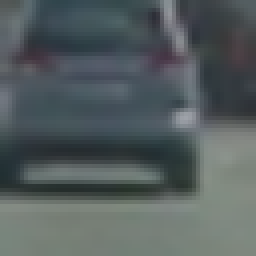
#> input picture data/vehicles/GTI_Far/image0009.png, 64 x 64 px (shown 4 times larger); its folder holds only this picture in this run
$ jupyter execute --allow-errors 'Lecture Notes.ipynb'   (shell and % lines are left out)   (older library calls are emulated)
#> lines starting #> are read from the running program, lines starting #| are printed output that depends on the picture
[cell 1]
import cv2
import glob
import time

import matplotlib.image as mpimg
import matplotlib.pyplot as plt

import numpy as np

from scipy.ndimage.measurements import label
from skimage.feature import hog
from sklearn.model_selection import train_test_split
from sklearn.preprocessing import StandardScaler
from sklearn.svm import LinearSVC

[cell 2]
# Define a function to compute binned color features
def bin_spatial(img, size=(32, 32)):
    # Use cv2.resize().ravel() to create the feature vector
    features = cv2.resize(img, size).ravel()
    # Return the feature vector
    return features

# Define a function to compute color histogram features
def color_hist(img, nbins=32, bins_range=(0, 256)):
    # Compute the histogram of the color channels separately
    channel1_hist = np.histogram(img[:,:,0], bins=nbins, range=bins_range)
    channel2_hist = np.histogram(img[:,:,1], bins=nbins, range=bins_range)
    channel3_hist = np.histogram(img[:,:,2], bins=nbins, range=bins_range)
    # Concatenate the histograms into a single feature vector
    hist_features = np.concatenate((channel1_hist[0], channel2_hist[0], channel3_hist[0]))
    # Return the individual histograms, bin_centers and feature vector
    return hist_features

# Define a function to return some characteristics of the dataset
def data_look(car_list, notcar_list):
    data_dict = {}
    # Define a key in data_dict "n_cars" and store the number of car images
    data_dict["n_cars"] = len(car_list)
    # Define a key "n_notcars" and store the number of notcar images
    data_dict["n_notcars"] = len(notcar_list)
    # Read in a test image, either car or notcar
    example_img = mpimg.imread(car_list[0])
    # Define a key "image_shape" and store the test image shape 3-tuple
    data_dict["image_shape"] = example_img.shape
    # Define a key "data_type" and store the data type of the test image.
    data_dict["data_type"] = example_img.dtype
    # Return data_dict
    return data_dict

# Define a function to return HOG features and visualization
def get_hog_features(img, orient, pix_per_cell, cell_per_block, vis=False, feature_vec=True):
    if vis == True:
        features, hog_image = hog(img, orientations=orient, pixels_per_cell=(pix_per_cell, pix_per_cell),
                                  cells_per_block=(cell_per_block, cell_per_block), transform_sqrt=False,
                                  visualise=True, feature_vector=False)
        return features, hog_image
    else:
        features = hog(img, orientations=orient, pixels_per_cell=(pix_per_cell, pix_per_cell),
                       cells_per_block=(cell_per_block, cell_per_block), transform_sqrt=False,
                       visualise=False, feature_vector=feature_vec)
        return features

# Define a function to extract features from a list of images
# Have this function call bin_spatial() and color_hist()
def extract_features(imgs, cspace='RGB', spatial_size=(32, 32),
                        hist_bins=32, hist_range=(0, 256)):
    # Create a list to append feature vectors to
    features = []
    # Iterate through the list of images
    for file in imgs:
        # Read in each one by one
        image = mpimg.imread(file)
        # apply color conversion if other than 'RGB'
        if cspace != 'RGB':
            if cspace == 'HSV':
                feature_image = cv2.cvtColor(image, cv2.COLOR_RGB2HSV)
            elif cspace == 'LUV':
                feature_image = cv2.cvtColor(image, cv2.COLOR_RGB2LUV)
            elif cspace == 'HLS':
                feature_image = cv2.cvtColor(image, cv2.COLOR_RGB2HLS)
            elif cspace == 'YUV':
                feature_image = cv2.cvtColor(image, cv2.COLOR_RGB2YUV)
        else: feature_image = np.copy(image)
        # Apply bin_spatial() to get spatial color features
        spatial_features = bin_spatial(feature_image, size=spatial_size)
        # Apply color_hist() also with a color space option now
        hist_features = color_hist(feature_image, nbins=hist_bins, bins_range=hist_range)
        # Append the new feature vector to the features list
        features.append(np.concatenate((spatial_features, hist_features)))
    # Return list of feature vectors
    return features

[cell 3]
# Read in our vehicles and non-vehicles
vehicle_images = glob.glob('data/vehicles/**/*.png')
notvehicle_images = glob.glob('data/non-vehicles/**/*.png')
cars = []
notcars = []

for image in vehicle_images:
    cars.append(image)

for image in notvehicle_images:
    notcars.append(image)


data_info = data_look(cars, notcars)
#> in data_look, example_img is the input picture: shape (64, 64, 3) float32; mean R, G, B 0.332, 0.367, 0.371
print('Your function returned a count of',
      data_info["n_cars"], ' cars and',
      data_info["n_notcars"], ' non-cars')
#| Your function returned a count of 2  cars and 0  non-cars
print('of size: ',data_info["image_shape"], ' and data type:',
      data_info["data_type"])
#| of size:  (64, 64, 3)  and data type: float32
# Just for fun choose random car / not-car indices and plot example images
car_ind = np.random.randint(0, len(cars))
#> car_ind = 0
#> (the rest of this cell did not finish here and is left out)

[cell 4]
# Generate a random index to look at a car image
ind = np.random.randint(0, len(cars))
#> ind = 1
# Read in the image
image = mpimg.imread(cars[ind])
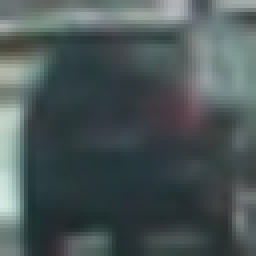
#> input picture data/vehicles/GTI_Left/image0023.png, 64 x 64 px (shown 4 times larger)
#> image is the input picture: shape (64, 64, 3) float32; mean R, G, B 0.294, 0.339, 0.341
gray = cv2.cvtColor(image, cv2.COLOR_RGB2GRAY)
# Define HOG parameters
orient = 8
pix_per_cell = 8
cell_per_block = 2
# Call our function with vis=True to see an image output
features, hog_image = get_hog_features(gray, orient,
                        pix_per_cell, cell_per_block,
                        vis=True, feature_vec=False)
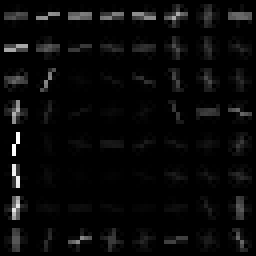
#> hog_image: shape (64, 64) float32 (shown 4 times larger); min 0, max 0.136, mean 0.00486; drawn with min black and max white


# Plot the examples
fig = plt.figure()
plt.subplot(121)
plt.imshow(image, cmap='gray')
plt.title('Example Car Image')
plt.subplot(122)
plt.imshow(hog_image, cmap='gray')
plt.title('HOG Visualization')
plt.savefig('hog.jpg')
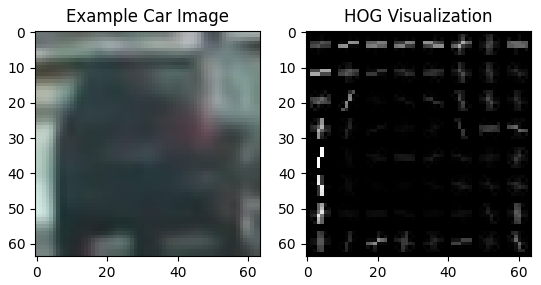
#> figure drawn by matplotlib, 2 panels

[cell 5]
car_features = extract_features(cars, cspace='LUV', spatial_size=(32, 32),
                        hist_bins=32, hist_range=(0, 256))
#> in extract_features, `feature_image = cv2.cvtColor(image, cv2.COLOR_RGB2LUV)`: feature_image: shape (64, 64, 3) float32; mean of channels 0, 1, 2 38.7, -4.6, -1.8
#> in bin_spatial, `features = cv2.resize(img, size).ravel()`: features = 3072 values, max 64.87 at index 1413, min -12.31 at index 809, mean 10.74
#> in extract_features, `spatial_features = bin_spatial(feature_image, size=spatial_size)`: spatial_features has the same summary as features in bin_spatial
#> in color_hist, `hist_features = np.concatenate((channel1_hist[0], channel2_hist[0], ch..`: hist_features = 96 values, max 1483 at index 64, min 0 at index 0, mean 60.1
#> car_features = 2 items
notcar_features = extract_features(notcars, cspace='LUV', spatial_size=(32, 32),
                        hist_bins=32, hist_range=(0, 256))

#> (a cell that did not finish here is left out)

[cell 7]
spatial = 32
histbin = 32

car_features = extract_features(cars, cspace='RGB', spatial_size=(spatial, spatial),
                        hist_bins=histbin, hist_range=(0, 256))
notcar_features = extract_features(notcars, cspace='RGB', spatial_size=(spatial, spatial),
                        hist_bins=histbin, hist_range=(0, 256))

# Create an array stack of feature vectors
#> (the rest of this cell did not finish here and is left out)

[cell 8]
# Define a function to return HOG features and visualization
# [54 lines left out: functions get_hog_features, extract_features, not called in this run]

[cell 9]
# Reduce the sample size because HOG features are slow to compute
# The quiz evaluator times out after 13s of CPU time
sample_size = 500
cars = cars[0:sample_size]
#> cars = ['data/vehicles/GTI_Far/image0009.png', 'data/vehicles/GTI_Left/image0023.png']
notcars = notcars[0:sample_size]

### TODO: Tweak these parameters and see how the results change.
colorspace = 'RGB' # Can be RGB, HSV, LUV, HLS, YUV, YCrCb
orient = 9
pix_per_cell = 8
cell_per_block = 2
hog_channel = 0 # Can be 0, 1, 2, or "ALL"

t=time.time()
#> (the rest of this cell did not finish here and is left out)

[cell 10]
# Here is your draw_boxes function from the previous exercise
def draw_boxes(img, bboxes, color=(0, 0, 255), thick=6):
    # Make a copy of the image
    imcopy = np.copy(img)
    # Iterate through the bounding boxes
    for bbox in bboxes:
        # Draw a rectangle given bbox coordinates
        cv2.rectangle(imcopy, bbox[0], bbox[1], color, thick)
    # Return the image copy with boxes drawn
    return imcopy

# Define a function that takes an image,
# start and stop positions in both x and y,
# window size (x and y dimensions),
# and overlap fraction (for both x and y)
def slide_window(img, x_start_stop=[None, None], y_start_stop=[None, None],
                    xy_window=(64, 64), xy_overlap=(0.5, 0.5)):
    # If x and/or y start/stop positions not defined, set to image size
    if x_start_stop[0] == None:
        x_start_stop[0] = 0
    if x_start_stop[1] == None:
        x_start_stop[1] = img.shape[1]
    if y_start_stop[0] == None:
        y_start_stop[0] = 0
    if y_start_stop[1] == None:
        y_start_stop[1] = img.shape[0]
    # Compute the span of the region to be searched
    xspan = x_start_stop[1] - x_start_stop[0]
    yspan = y_start_stop[1] - y_start_stop[0]
    # Compute the number of pixels per step in x/y
    nx_pix_per_step = np.int(xy_window[0]*(1 - xy_overlap[0]))
    ny_pix_per_step = np.int(xy_window[1]*(1 - xy_overlap[1]))
    # Compute the number of windows in x/y
    nx_buffer = np.int(xy_window[0]*(xy_overlap[0]))
    ny_buffer = np.int(xy_window[1]*(xy_overlap[1]))
    nx_windows = np.int((xspan-nx_buffer)/nx_pix_per_step)
    ny_windows = np.int((yspan-ny_buffer)/ny_pix_per_step)
    # Initialize a list to append window positions to
    window_list = []
    # Loop through finding x and y window positions
    # Note: you could vectorize this step, but in practice
    # you'll be considering windows one by one with your
    # classifier, so looping makes sense
    for ys in range(ny_windows):
        for xs in range(nx_windows):
            # Calculate window position
            startx = xs*nx_pix_per_step + x_start_stop[0]
            endx = startx + xy_window[0]
            starty = ys*ny_pix_per_step + y_start_stop[0]
            endy = starty + xy_window[1]
            # Append window position to list
            window_list.append(((startx, starty), (endx, endy)))
    # Return the list of windows
    return window_list

[cell 11]
image = mpimg.imread('test_images/test1.jpg')
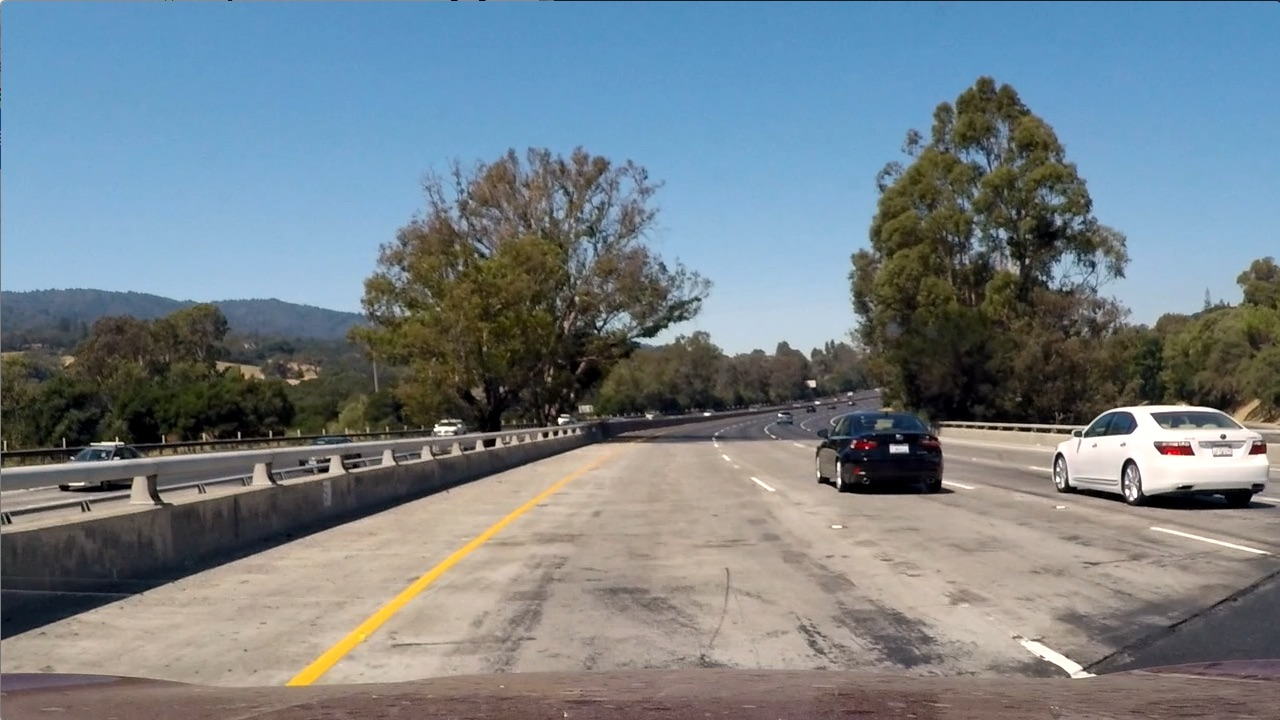
#> input picture data/test_images/test1.jpg, 1280 x 720 px, found by its file name
#> image is the input picture: shape (720, 1280, 3); mean R, G, B 117.5, 128.7, 135.5

windows = slide_window(image, x_start_stop=[None, None], y_start_stop=[None, None],
                    xy_window=(128, 128), xy_overlap=(0.5, 0.5))
#> windows = 190 items

window_img = draw_boxes(image, windows, color=(0, 0, 255), thick=6)
#> the loop in draw_boxes, `for bbox in bboxes:` made 190 passes
#> bbox on passes 1 to 3: ((0, 0), (128, 128)), ((64, 0), (192, 128)), ((128, 0), (256, 128))
#> after the loop in draw_boxes, `for bbox in bboxes:`:
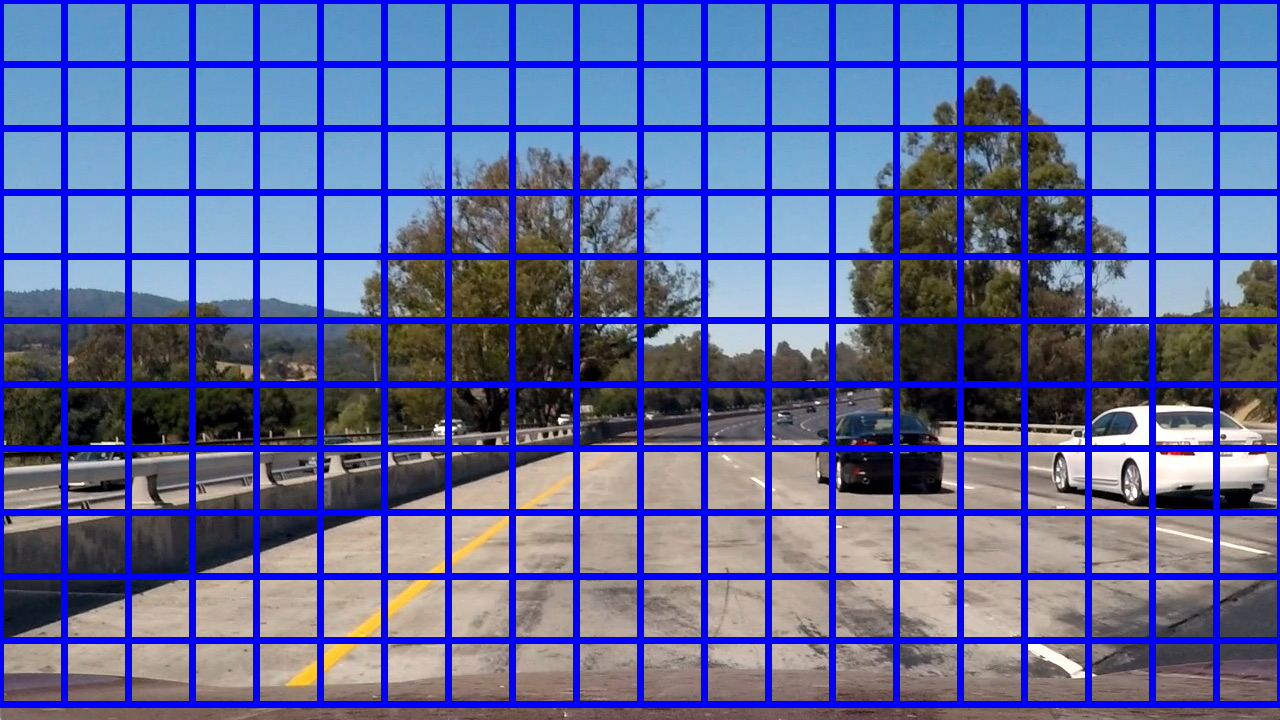
#> imcopy: shape (720, 1280, 3); mean R, G, B 92.9, 101.9, 160.4
plt.imshow(window_img)
plt.savefig('slidewindow.jpg')

[cell 12]
import matplotlib.image as mpimg
import numpy as np
import cv2
from skimage.feature import hog
# Define a function to return HOG features and visualization
def get_hog_features(img, orient, pix_per_cell, cell_per_block,
                        vis=False, feature_vec=True):
    # Call with two outputs if vis==True
    if vis == True:
        features, hog_image = hog(img, orientations=orient,
                                  pixels_per_cell=(pix_per_cell, pix_per_cell),
                                  cells_per_block=(cell_per_block, cell_per_block),
                                  transform_sqrt=True,
                                  visualise=vis, feature_vector=feature_vec)
        return features, hog_image
    # Otherwise call with one output
    else:
        features = hog(img, orientations=orient,
                       pixels_per_cell=(pix_per_cell, pix_per_cell),
                       cells_per_block=(cell_per_block, cell_per_block),
                       transform_sqrt=True,
                       visualise=vis, feature_vector=feature_vec)
        return features

# Define a function to compute binned color features
def bin_spatial(img, size=(32, 32)):
    # Use cv2.resize().ravel() to create the feature vector
    features = cv2.resize(img, size).ravel()
    # Return the feature vector
    return features

# Define a function to compute color histogram features
# NEED TO CHANGE bins_range if reading .png files with mpimg!
def color_hist(img, nbins=32, bins_range=(0, 256)):
    # Compute the histogram of the color channels separately
    channel1_hist = np.histogram(img[:,:,0], bins=nbins, range=bins_range)
    channel2_hist = np.histogram(img[:,:,1], bins=nbins, range=bins_range)
    channel3_hist = np.histogram(img[:,:,2], bins=nbins, range=bins_range)
    # Concatenate the histograms into a single feature vector
    hist_features = np.concatenate((channel1_hist[0], channel2_hist[0], channel3_hist[0]))
    # Return the individual histograms, bin_centers and feature vector
    return hist_features

# Define a function to extract features from a list of images
# Have this function call bin_spatial() and color_hist()
def extract_features(imgs, color_space='RGB', spatial_size=(32, 32),
                        hist_bins=32, orient=9,
                        pix_per_cell=8, cell_per_block=2, hog_channel=0,
                        spatial_feat=True, hist_feat=True, hog_feat=True):
    # Create a list to append feature vectors to
    features = []
    # Iterate through the list of images
    for file in imgs:
        file_features = []
        # Read in each one by one
        image = mpimg.imread(file)
        # apply color conversion if other than 'RGB'
        if color_space != 'RGB':
            if color_space == 'HSV':
                feature_image = cv2.cvtColor(image, cv2.COLOR_RGB2HSV)
            elif color_space == 'LUV':
                feature_image = cv2.cvtColor(image, cv2.COLOR_RGB2LUV)
            elif color_space == 'HLS':
                feature_image = cv2.cvtColor(image, cv2.COLOR_RGB2HLS)
            elif color_space == 'YUV':
                feature_image = cv2.cvtColor(image, cv2.COLOR_RGB2YUV)
            elif color_space == 'YCrCb':
                feature_image = cv2.cvtColor(image, cv2.COLOR_RGB2YCrCb)
        else: feature_image = np.copy(image)

        if spatial_feat == True:
            spatial_features = bin_spatial(feature_image, size=spatial_size)
            file_features.append(spatial_features)
        if hist_feat == True:
            # Apply color_hist()
            hist_features = color_hist(feature_image, nbins=hist_bins)
            file_features.append(hist_features)
        if hog_feat == True:
        # Call get_hog_features() with vis=False, feature_vec=True
            if hog_channel == 'ALL':
                hog_features = []
                for channel in range(feature_image.shape[2]):
                    hog_features.append(get_hog_features(feature_image[:,:,channel],
                                        orient, pix_per_cell, cell_per_block,
                                        vis=False, feature_vec=True))
                hog_features = np.ravel(hog_features)
            else:
                hog_features = get_hog_features(feature_image[:,:,hog_channel], orient,
                            pix_per_cell, cell_per_block, vis=False, feature_vec=True)
            # Append the new feature vector to the features list
            file_features.append(hog_features)
        features.append(np.concatenate(file_features))
    # Return list of feature vectors
    return features

# Define a function that takes an image,
# start and stop positions in both x and y,
# window size (x and y dimensions),
# and overlap fraction (for both x and y)
# [131 lines left out: functions slide_window, draw_boxes, single_img_features, search_windows, not called in this run]

[cell 13]
# Reduce the sample size because
# The quiz evaluator times out after 13s of CPU time
sample_size = 500
cars = cars[0:sample_size]
notcars = notcars[0:sample_size]

### TODO: Tweak these parameters and see how the results change.
color_space = 'RGB' # Can be RGB, HSV, LUV, HLS, YUV, YCrCb
orient = 9  # HOG orientations
pix_per_cell = 8 # HOG pixels per cell
cell_per_block = 2 # HOG cells per block
hog_channel = 0 # Can be 0, 1, 2, or "ALL"
spatial_size = (16, 16) # Spatial binning dimensions
hist_bins = 16    # Number of histogram bins
spatial_feat = True # Spatial features on or off
hist_feat = True # Histogram features on or off
hog_feat = True # HOG features on or off
y_start_stop = [None, None] # Min and max in y to search in slide_window()

car_features = extract_features(cars, color_space=color_space,
                        spatial_size=spatial_size, hist_bins=hist_bins,
                        orient=orient, pix_per_cell=pix_per_cell,
                        cell_per_block=cell_per_block,
                        hog_channel=hog_channel, spatial_feat=spatial_feat,
                        hist_feat=hist_feat, hog_feat=hog_feat)
#> in bin_spatial, `features = cv2.resize(img, size).ravel()`: features = 768 values, max 0.646 at index 371, min 0.142 at index 459, mean 0.356
#> in extract_features, `spatial_features = bin_spatial(feature_image, size=spatial_size)`: spatial_features has the same summary as features in bin_spatial
#> in color_hist, `hist_features = np.concatenate((channel1_hist[0], channel2_hist[0], ch..`: hist_features = 48 values, max 4096 at index 0, min 0 at index 1, mean 256
#> in get_hog_features, `features = hog(img, orientations=orient, pixels_per_cell=(pix_per_cell..`: features = 1764 values, max 0.704 at index 1588, min 0 at index 33, mean 0.101
#> in get_hog_features, `features = hog(img, orientations=orient, pixels_per_cell=(pix_per_cell..`:
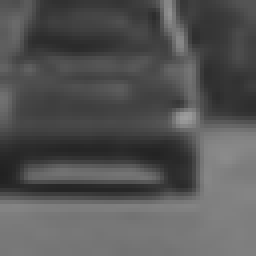
#> img: shape (64, 64) float32 (shown 4 times larger); min 0.129, max 0.62, mean 0.332
#> in extract_features, `hog_features = get_hog_features(feature_image[:,:,hog_channel], orient..`: hog_features has the same summary as features in get_hog_features
notcar_features = extract_features(notcars, color_space=color_space,
                        spatial_size=spatial_size, hist_bins=hist_bins,
                        orient=orient, pix_per_cell=pix_per_cell,
                        cell_per_block=cell_per_block,
                        hog_channel=hog_channel, spatial_feat=spatial_feat,
                        hist_feat=hist_feat, hog_feat=hog_feat)
